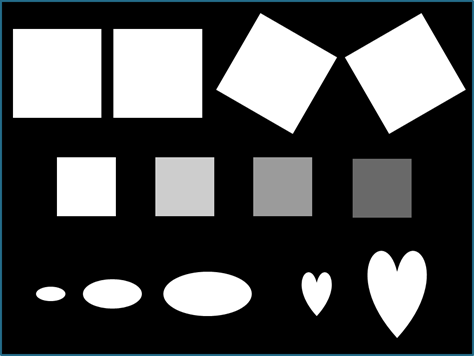
#> input picture ch5/shapes4.png, 474 x 356 px
$ python 5-1HarrisCorner.py
#> lines starting #> are read from the running program, lines starting #| are printed output that depends on the picture; after the words box and inside, x2 and y2 are one past the last pixel; in counts of white or black regions, pixels touching at a corner belong together
import cv2
import numpy as np
import sys

def onCornerHarris(thresh):
    img = img_copy.copy()

    # normalize -> C값을 0에서부터 400까지의 값으로 키워준 것
    CN = cv2.normalize(C, 0, 400, cv2.NORM_MINMAX)  # 트랙바는 정수만 다룸

    rcorners = []

    for j in range(1, C.shape[0] - 1):  # 비최대 억제
        for i in range(1, C.shape[1] - 1):
            if CN[j, i] > thresh and sum(sum(CN[j, i] > CN[j - 1:j + 2, i - 1:i + 2])) == 8:
            # 주변 8개와 비교해서 [ji]가 더 큰 값이 8이면, 모든 이웃보다 큰 값을 가지면 (무조건 threshold보다 큰 것이 아닌! 이웃보다 큰거면~)
                rcorners.append((i, j))     # 코너로 추가하겠다

    for pt in rcorners:
        cv2.circle(img, pt, 3, (255, 0, 255), -1)  # 좌표 표시
    print("임계값: %2d , 코너 개수: %2d" % (thresh, len(rcorners)))
    cv2.imshow("harris detect", img)

img = cv2.imread('shapes4.png', cv2.IMREAD_COLOR)
#> img is the input picture: shape (356, 474, 3); mean B, G, R 79, 78.4, 77
if img is None:
    sys.exit('파일을 찾을 수 없습니다.')

img_copy = img.copy()

median = cv2.medianBlur(img, 3) # 잡음 제거 (가우시안 전에 한 번 더!)
gray = cv2.cvtColor(median, cv2.COLOR_BGR2GRAY)

blockSize = 4  # 이웃 화소 범위
apertureSize = 3  # 소벨 마스크 크기
k = 0.04 # 상수

#  C는 영상의 크기와 동일
C = cv2.cornerHarris(gray, blockSize, apertureSize, k)  # OpenCV 제공 함수
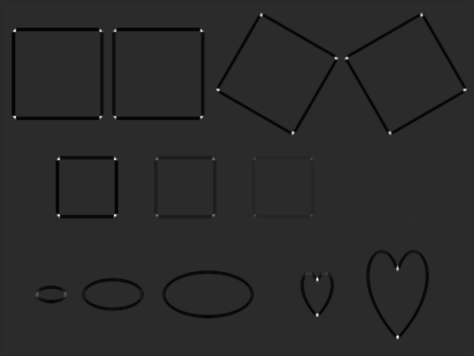
#> C: shape (356, 474) float32; min -0.0087, max 0.0428, mean -0.00028; drawn with min black and max white

# 1 C값에 대한 thresholding
# 각각의 위치에 대해서 어떤 일정 값보다 크다 (임계값)
# 큰 경우 -> 이미지를 빨간색으로 바꾸겠다
# C와 곱해지는 임계값이 작아질 수록 -> 코너 개수가 늘어남
# img[C>0.001*C.max()]=[0,0,255]
# print(C.max(),0.05*C.max())
# cv2.imshow('harris detect', img)
# 그때마다 임계값을 다르게 주는 것보다 트랙바를 사용하여 코너에 대한 값을 쉽게 볼 수 있음

# 2 C값에 대한 트랙바
thresh = 5  # 코너 응답 임계값
onCornerHarris(thresh)
#> after the loop in onCornerHarris, `for pt in rcorners:`:
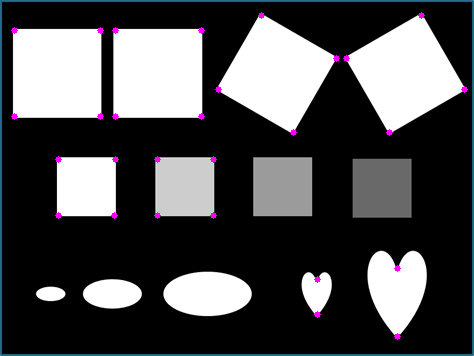
#> img: shape (356, 474, 3); 0.48% of pixels changed, all inside (x1, y1, x2, y2) = (11, 12, 468, 340)
#| 임계값:  5 , 코너 개수: 28
cv2.createTrackbar("Threshold", "harris detect", thresh, 30, onCornerHarris)
# ("트랙 바 이름", "윈도우 창 제목", 현재값 변수, 최댓값, 콜백 함수)

cv2.waitKey()
cv2.destroyAllWindows()
